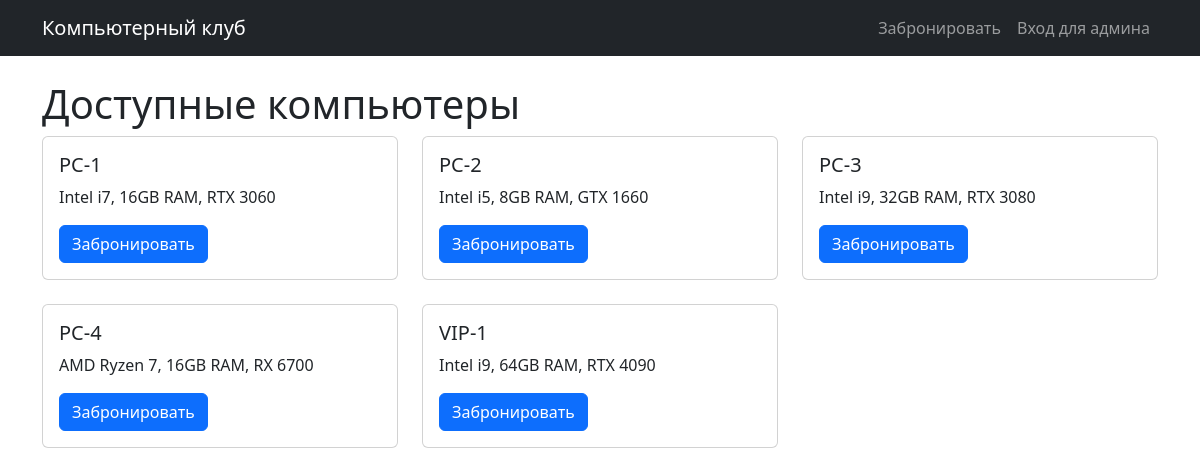
The page / on the database its author committed.
### app.py (models this page shows)
class Computer(db.Model):
    id = db.Column(db.Integer, primary_key=True)
    name = db.Column(db.String(50), nullable=False)
    specs = db.Column(db.String(200))
    is_active = db.Column(db.Boolean, default=True)
    bookings = db.relationship('Booking', backref='computer', lazy=True)

### app.py (the view)
@app.route('/')
def index():
    computers = Computer.query.filter_by(is_active=True).all()
    return render_template('index.html', computers=computers)

### templates/index.html
{% extends "base.html" %}
{% block content %}
<h1>Доступные компьютеры</h1>
<div class="row">
    {% for computer in computers %}
    <div class="col-md-4 mb-4">
        <div class="card">
            <div class="card-body">
                <h5 class="card-title">{{ computer.name }}</h5>
                <p class="card-text">{{ computer.specs }}</p>
                <a href="{{ url_for('book_computer') }}" class="btn btn-primary">Забронировать</a>
            </div>
        </div>
    </div>
    {% endfor %}
</div>
{% endblock %}

### rows shown on the page
Computer: name "PC-1", specs "Intel i7, 16GB RAM, RTX 3060"
Computer: name "PC-2", specs "Intel i5, 8GB RAM, GTX 1660"
Computer: name "PC-3", specs "Intel i9, 32GB RAM, RTX 3080"
Computer: name "PC-4", specs "AMD Ryzen 7, 16GB RAM, RX 6700"
Computer: name "VIP-1", specs "Intel i9, 64GB RAM, RTX 4090"
